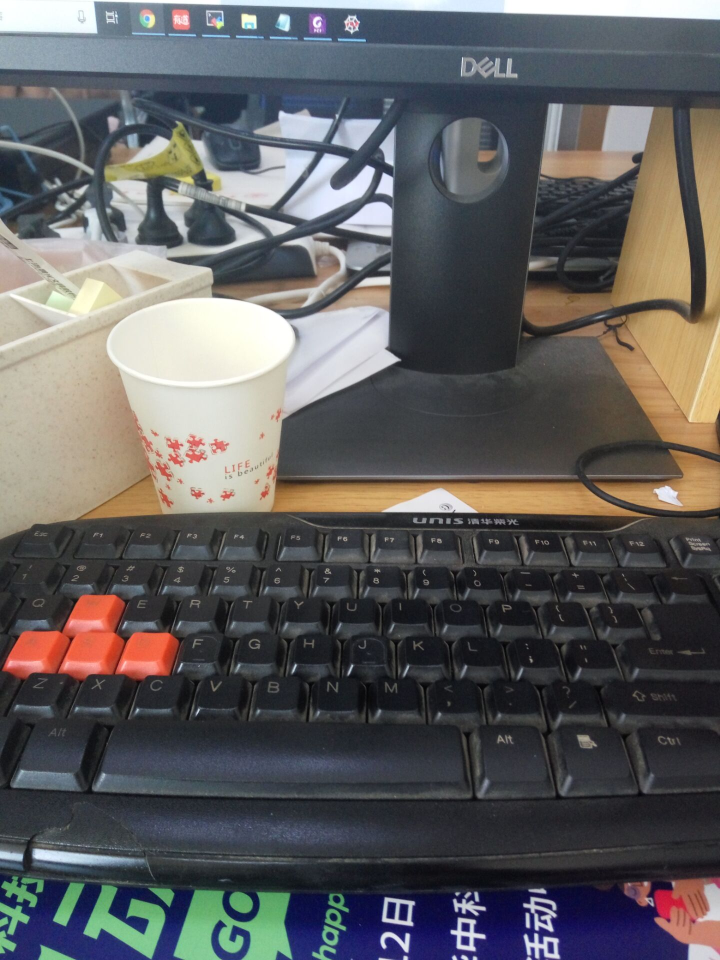
#> input picture image-patch/1.jpg, 1440 x 1920 px (shown at 1/2 size)
$ python image_switch.py
#> lines starting #> are read from the running program, lines starting #| are printed output that depends on the picture
# -*- coding: utf-8 -*-
"""
Created on Sun Sep 29 10:07:10 2019

@author: Dell
"""

import cv2 as cv
import numpy as np
import os
import copy


def extractFeature(imgR, imgL, detector="sift", pointsNum=None):
    if detector == "sift":
        feature = cv.xfeatures2d.SIFT_create(pointsNum)
    elif detector == "surf":
        feature = cv.xfeatures2d.SURF_create(pointsNum)
    else:
        feature = cv.ORB_create(pointsNum)
        # [4 lines of commented-out code are left out]
    kpR, desR = feature.detectAndCompute(imgR, None)
    kpL, desL = feature.detectAndCompute(imgL, None)
    bf = cv.BFMatcher(cv.NORM_L2)
    matches = bf.knnMatch(desR, desL, k=2)
    return [matches, kpR, kpL]


def Optimize(imgL, warpR, imgTmp):
    imgRes = imgTmp
    alpha = 1
    rows, cols = np.where(warpR[:, :, 0] != 0)
    start = min(cols)
    width = imgL.shape[1] - start
    for i in range(imgL.shape[0]):
        for j in range(start, imgL.shape[1]):
            if warpR[i, j, :].all() == 0:
                alpha = 1
                # alpha = (width - (j - start)) / width
            else:
                alpha = (width - (j - start)) / width
                # print([j,alpha])
            imgRes[i, j, :] = imgL[i, j, :] * alpha + wrapR[i, j, :] * (1 - alpha)
    return imgRes


if __name__ == '__main__':
    detector = "sift"
    cwd = os.getcwd()
    imgR = cv.imread("1.jpg")
#> imgR is the input picture: shape (1920, 1440, 3); mean B, G, R 94.2, 93.6, 94.9
    imgL = cv.imread("2.jpg")
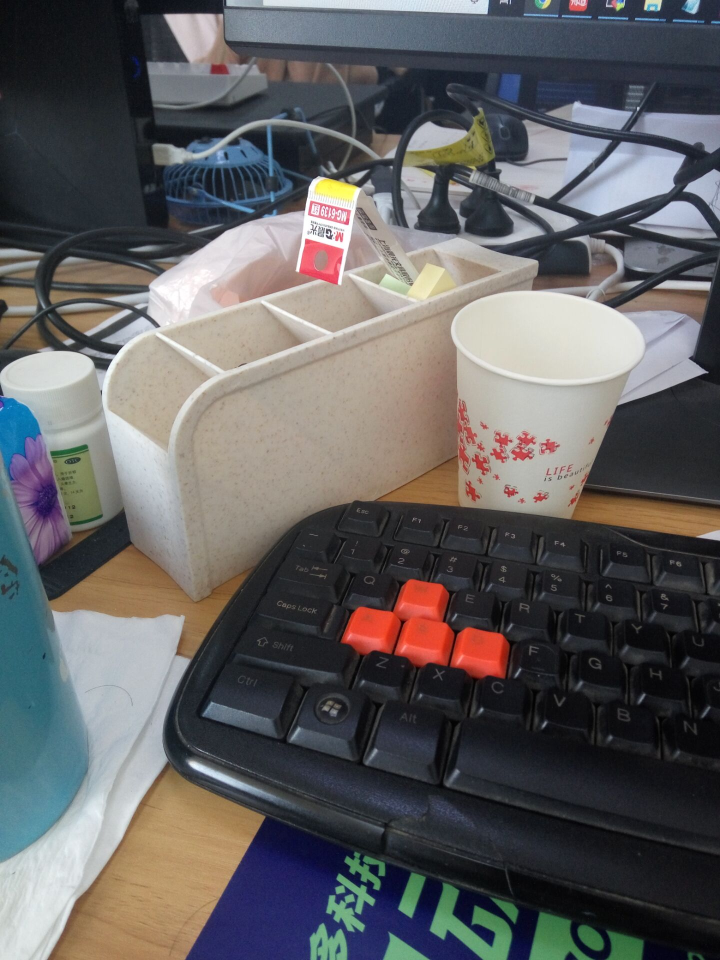
#> input picture image-patch/2.jpg, 1440 x 1920 px (shown at 1/2 size)
#> imgL is the input picture: shape (1920, 1440, 3); mean B, G, R 96.8, 96, 97.4
    imgL = imgL[:,0:235,:]
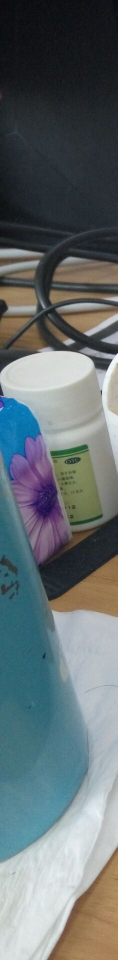
#> imgL: shape (1920, 235, 3) (shown at 1/2 size); mean B, G, R 112.1, 109.7, 99.9
    for pNum in range(500, 10000, 500):

        [matches, kpR, kpL] = extractFeature(imgR, imgL, detector=detector, pointsNum=pNum)
        good = [m for (m, n) in matches if m.distance < 0.75 * n.distance]  # 获取关键点的坐标
        src_pts = np.float32([kpR[m.queryIdx].pt for m in good]).reshape(-1, 1, 2)
        dst_pts = np.float32([kpL[m.trainIdx].pt for m in good]).reshape(-1, 1, 2)

        H, mask = cv.findHomography(src_pts, dst_pts, cv.RANSAC, 5.0)
        # cv.warpPerspective(img,h,(cols,rows))
        wrapR = cv.warpPerspective(imgR, H, (imgR.shape[1] + imgL.shape[1], imgL.shape[0]))
        imgTmp = copy.deepcopy(wrapR)
        imgTmp[0:imgL.shape[0], 0:imgL.shape[1]] = imgL
        # cv.imshow('wrap2.jpg', imgTmp)
        # cv.imshow('wrap1.jpg', wrapR)

        rows, cols = np.where(imgTmp[:, :, 0] != 0)
        min_row, max_row = min(rows), max(rows) + 1
#> (the run stopped early here; a loop or call above may not have finished)
